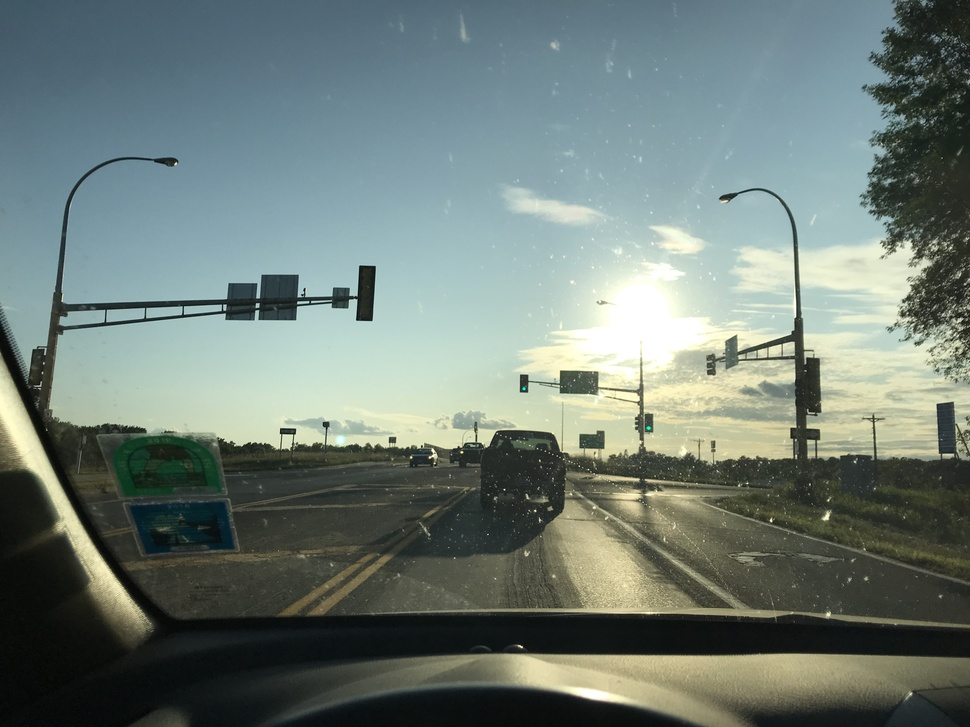
#> input picture brightness-detection/sun-glare.jpg, 970 x 727 px, shrunk from 4032 x 3024 before the run
$ python bright-image.py --image sun-glare.jpg
#> lines starting #> are read from the running program, lines starting #| are printed output that depends on the picture
import numpy as np
import argparse
import cv2

### resources
#https://www.pyimagesearch.com/2014/09/29/finding-brightest-spot-image-using-python-opencv/

# argument parsing
ap = argparse.ArgumentParser()
ap.add_argument("-i", "--image", help="path to the image file")
ap.add_argument("-r", "--radius", type=int, help="radius of Gaussian blur; must be odd")
ap.add_argument("-t", "--threshold", type=int, help="threshold value for detecting brightness")

args = vars(ap.parse_args())

maxThresh = args["threshold"] # threshold for bright spot detection


# load image and convert to grayscale
image = cv2.imread(args["image"])
#> image is the input picture: shape (727, 970, 3); mean B, G, R 118.9, 125.1, 111.7
orig = image.copy()
gray = cv2.cvtColor(image, cv2.COLOR_BGR2GRAY)
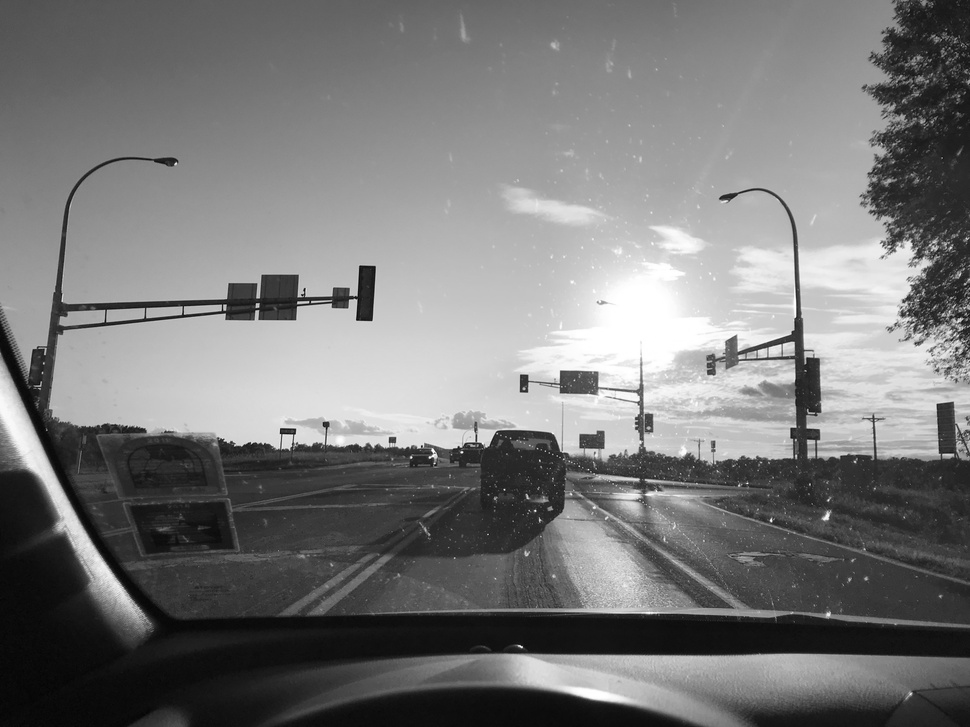
#> gray: shape (727, 970); min 3, max 255, mean 120.4

#hsv = cv2.cvtColor(image, cv2.COLOR_BGR2HSV)
#cv2.imshow("hsv", hsv)
#cv2.waitKey(0)

############### this is naive because there is no pre-processing, so very susceptible to any noise

# find brightest are of image (largest intensity value)
#(minVal, maxVal, minLoc, maxLoc) = cv2.minMaxLoc(gray)
#cv2.circle(image, maxLoc, args["radius"], (255, 0, 0), 2)

# display results
#cv2.imshow("Naive", image)
#cv2.waitKey(0)

###############

# apply Gaussian blur to image before finding bright region
#> (the run stopped early here; a loop or call above may not have finished)
